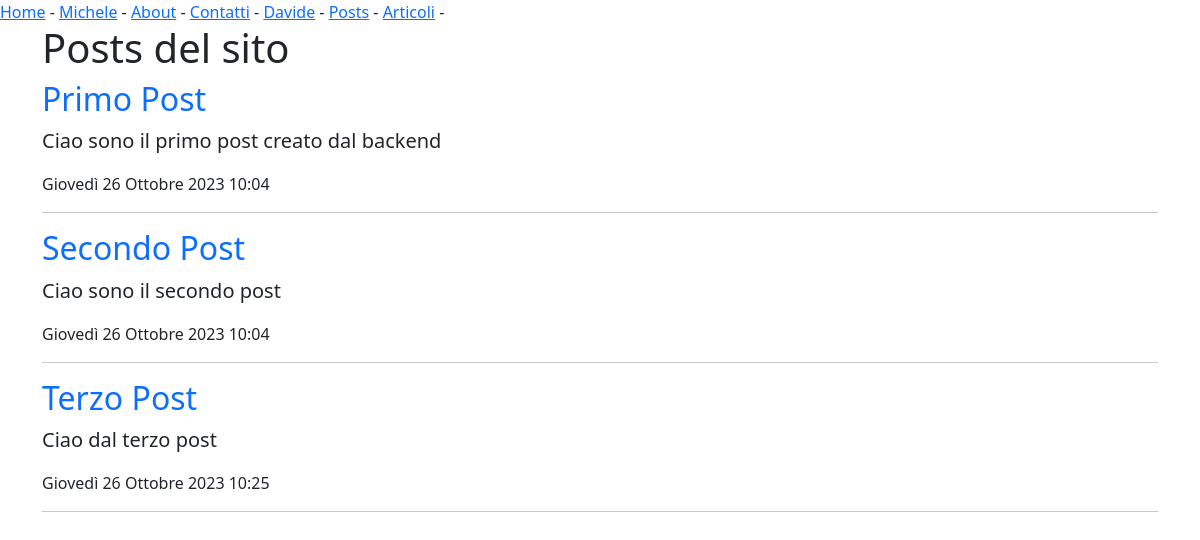
/posts/, run on an earlier commit of the app's database.
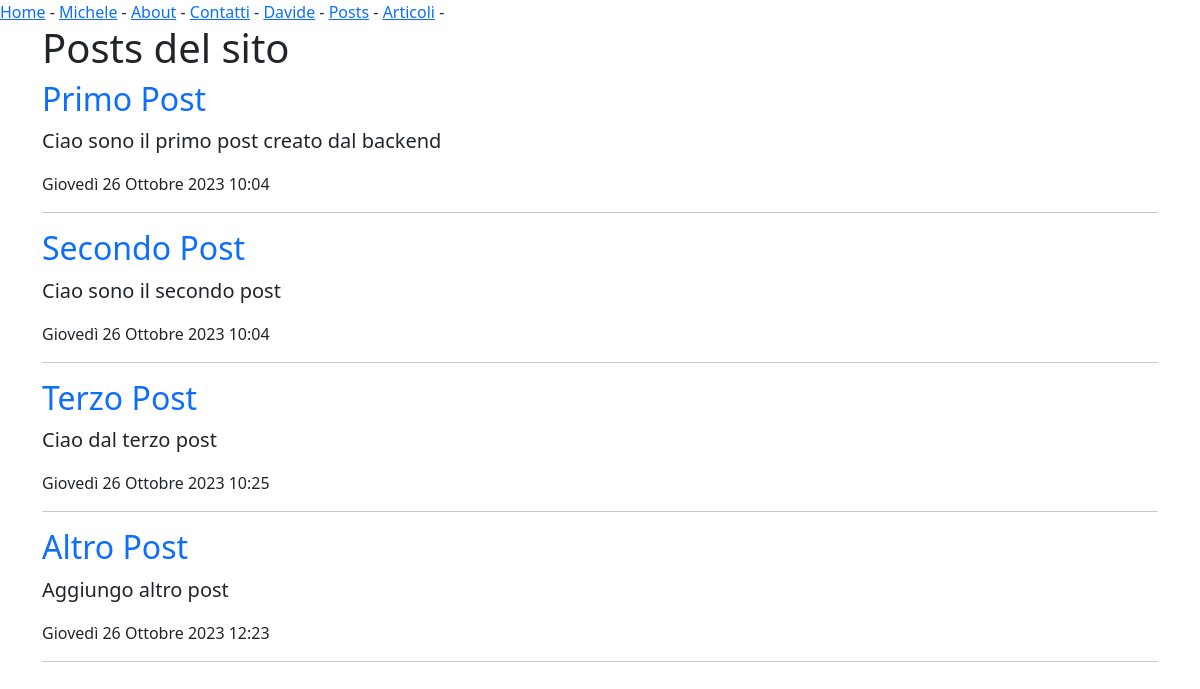
And on a later commit of the database.
### myapp/models.py (models this page shows, shortened)
class Post(models.Model):
    titolo = models.CharField(max_length=200) #Creo il campo titolo nel DB di lunghezza 200
    data = models.DateTimeField(default=timezone.now)#Voglio inserire la data in modo automatico
    corpo = models.TextField() #Serve per ricordare testi di grandi dimensioni
    descrizione = models.CharField(max_length=255, null=True, default=None)

### myapp/views.py (the view)
# urls.py: path('posts/', views.posts, name='posts'),
def posts(require):
    posts = Post.objects.all() #Serve per estrarre tutti i dati della tabella post nel db e salvarla nella variabile posts
    return render(require,'posts.html', {'posts': posts})

### myapp/templates/posts.html (shortened to what this page needs)
{% extends "base.html" %}
{% block contenuto %}
<h1>Posts del sito</h1>
{% for post in posts  %}
<div>
<h2 class="text-primary">{{ post.titolo }}</h2>
<p class="fs-5">{{ post.corpo }}</p>
<p class="fw-lighter">{{ post.data }}</p>
<div>
<hr>
{% endfor %}
{% endblock contenuto %}

### myapp/templates/base.html (shortened to what this page needs)
<!DOCTYPE html>
<html lang="it">
<head>
    <link href="https://cdn.jsdelivr.net/npm/bootstrap@5.3.2/dist/css/bootstrap.min.css" rel="stylesheet">
</head>
<body>
    <nav>
        <a href="{% url "index" %}">Home</a> -
        <a href="/michele/">Michele</a> -
        <a href="{% url "about" %}">About</a> -
        <a href="{% url "contatti" %}">Contatti</a> -
        <a href="{% url "davide" %}">Davide</a> -
        <a href="{% url "posts" %}">Posts</a> -
        <a href="{% url "articoli" %}">Articoli</a> -
    </nav>
    <div class="container">
        {% block contenuto %}{% endblock contenuto %}
    </div>
</body>
</html>

What changed in the data, as far as the page shows it:
added Post: titolo "Altro Post", corpo "Aggiungo altro post", data "Giovedì 26 Ottobre 2023 12:23"
